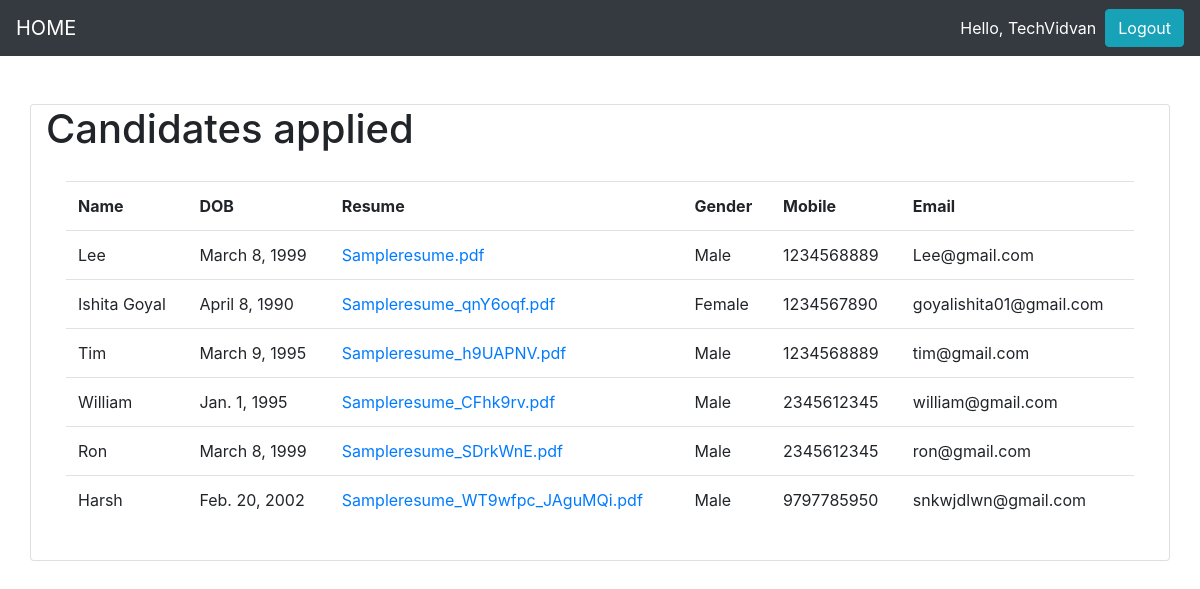
Screenshot of / (signed in) with the database file from the repository.
### JobPortal/models.py (models this page shows, shortened)
class Candidates(models.Model):
    category=(
        ('Male','male'),
        ('Female','female'),
        ('Other','other'),
    )
    name=models.CharField(max_length=200,null=True)
    dob=models.DateField(null=True)
    gender= models.CharField(max_length=200,null=True,choices=category)
    mobile= models.CharField(max_length=200,null=True)
    email= models.CharField(max_length=200,null=True)
    resume=models.FileField(null=True)
    company=models.ManyToManyField(Company,blank=True)

### JobPortal/views.py (the view)
# urls.py: 2. Add a URL to urlpatterns:  path('', views.home, name='home')
def home(request):
    if request.user.is_authenticated:
        candidates=Candidates.objects.filter(company__name=request.user.username)
        context={
            'candidates':candidates,
        }
        return render(request,'hr.html',context)
    else:
        companies=Company.objects.all()
        context={
            'companies':companies,
        }
        return render(request,'Jobseeker.html',context)

### JobPortal/templates/hr.html
{% extends 'main.html' %}
{% load static%}
{% block content %}
<div class="container card">
    <h1>Candidates applied</h1>
    <div class="card-body">
        <table class="table table-hover">
            <tr>
                <th>Name</th>
                <th>DOB</th>
                <th>Resume</th>
                <th>Gender</th>
                <th>Mobile</th>
                <th>Email</th>
            </tr>
            {% for c in candidates %}
                <tr>
                    <td>{{c.name}}</td>
                    <td>{{c.dob}}</td>
                    {% if c.resume %}
                    <td><a href='{{c.resume.url}}' download >{{c.resume}}</td></a></td>
                    {% else %}
                    <td>Not submitted</td>
                    {% endif %}
                    <td>{{c.gender}}</td>
                    <td>{{c.mobile}}</td>
                    <td>{{c.email}}</td>
                </tr>
            {% endfor %}
        </table>
    </div>
</div>
{% endblock %}

### JobPortal/templates/navbar.html (shortened to what this page needs)
<head>
  </head>
  <nav class="navbar navbar-expand-lg navbar-dark bg-dark">
      <a class="navbar-brand" href="{% url 'home' %}">HOME</a>
      {% if request.user.is_authenticated %}
      <span class="user">Hello, {{request.user}}  &nbsp;</span>
      <span ><a  class="user btn btn-info" href ="{% url 'logout' %}"> Logout</a></span>
      {% else %}
          <span ><a class="user" href="{% url 'login' %}">Login</a></span>>
          <span ><a class="user" href="{% url 'register' %}">Register</a></span>>
      {% endif  %}
    </nav>

### JobPortal/templates/navbar.html (style rules this page uses)
.user { color:white; text-decoration: none; }

### rows the page displays
Candidates: name "Lee", dob "March 8, 1999", resume "Sampleresume.pdf", gender "Male", mobile "1234568889", email "Lee@gmail.com"
Candidates: name "Ishita Goyal", dob "April 8, 1990", resume "Sampleresume_qnY6oqf.pdf", gender "Female", mobile "1234567890", email "goyalishita01@gmail.com"
Candidates: name "Tim", dob "March 9, 1995", resume "Sampleresume_h9UAPNV.pdf", gender "Male", mobile "1234568889", email "tim@gmail.com"
Candidates: name "William", dob "Jan. 1, 1995", resume "Sampleresume_CFhk9rv.pdf", gender "Male", mobile "2345612345", email "william@gmail.com"
Candidates: name "Ron", dob "March 8, 1999", resume "Sampleresume_SDrkWnE.pdf", gender "Male", mobile "2345612345", email "ron@gmail.com"
Candidates: name "Harsh", dob "Feb. 20, 2002", resume "Sampleresume_WT9wfpc_JAguMQi.pdf", gender "Male", mobile "9797785950", email "snkwjdlwn@gmail.com"

### other values shown
{{ request.user }} "TechVidvan"
